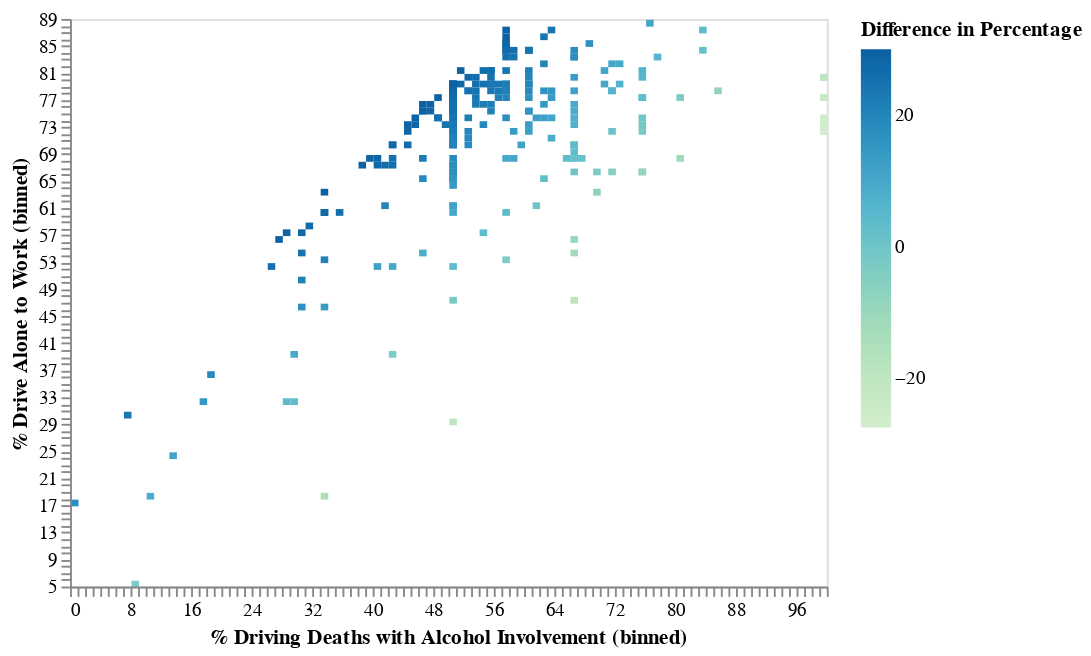

Notebook cell for this chart:
### Code cell
q = alt.Chart(top_findings_data).mark_rect().encode(
    alt.X('% Driving Deaths with Alcohol Involvement:Q', bin=alt.Bin(maxbins=160)),
    alt.Y('% Drive Alone to Work:Q', bin=alt.Bin(maxbins=160)),
    alt.Color('Difference in Percentage:Q', scale=alt.Scale(scheme='greenblue'))
)
q

### Figure 1 — Vega-Lite specification as saved in the notebook (floating-point values rounded to 4 significant figures; data arrays with more than 128 entries replaced by an {"elided": "..."} marker saying what was removed)
{"config": {"view": {"continuousWidth": 400, "continuousHeight": 300}}, "data": {"name": "data-12686b63a62d74b30970777fe8ac183f"}, "mark": "rect", "encoding": {"color": {"field": "Difference in Percentage", "scale": {"scheme": "greenblue"}, "type": "quantitative"}, "x": {"bin": {"maxbins": 160}, "field": "% Driving Deaths with Alcohol Involvement", "type": "quantitative"}, "y": {"bin": {"maxbins": 160}, "field": "% Drive Alone to Work", "type": "quantitative"}}, "$schema": "https://vega.github.io/schema/vega-lite/v4.17.0.json", "datasets": {"data-12686b63a62d74b30970777fe8ac183f": {"elided": "250 records"}}}
